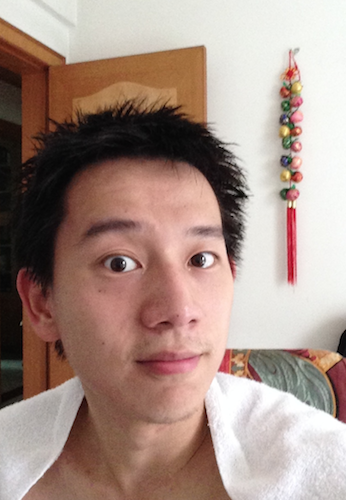
#> input picture computer/python-opencv/pics/face.png, 346 x 500 px
$ python 06_Sobel.py   (older library calls are emulated)
#> lines starting #> are read from the running program, lines starting #| are printed output that depends on the picture
# -*- coding: utf-8 -*-
import cv2
import numpy

# Sobel算子原型
# Sobel算子依然是一种过滤器，只是其是带有方向的。在OpenCV-Python中，使用Sobel的算子的函数原型如下：
# dst = cv2.Sobel(src, ddepth, dx, dy[, dst[, ksize[, scale[, delta[, borderType]]]]])

# 函数返回其处理结果。
# 前四个是必须的参数：
# 第一个参数是需要处理的图像；
# 第二个参数是图像的深度，-1表示采用的是与原图像相同的深度。目标图像的深度必须大于等于原图像的深度；
# dx和dy表示的是求导的阶数，0表示这个方向上没有求导，一般为0、1、2。
# 其后是可选的参数：

# dst不用解释了；
# ksize是Sobel算子的大小，必须为1、3、5、7。
# scale是缩放导数的比例常数，默认情况下没有伸缩系数；
# delta是一个可选的增量，将会加到最终的dst中，同样，默认情况下没有额外的值加到dst中；
# borderType是判断图像边界的模式。这个参数默认值为cv2.BORDER_DEFAULT。

# 在OpenCV-Python中，Sobel函数的使用如下：

img = cv2.imread("pics/face.png", 0)
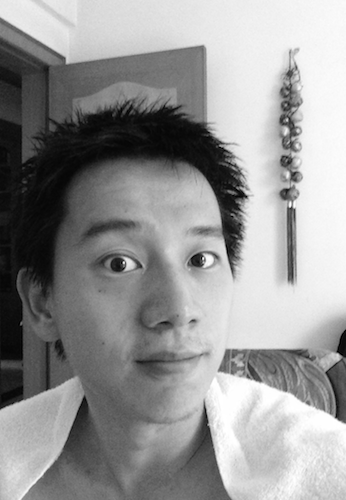
#> img: shape (500, 346); min 0, max 255, mean 149.2

x = cv2.Sobel(img,cv2.CV_16S,1,0)
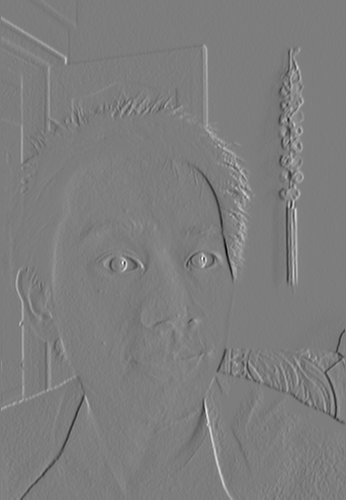
#> x: shape (500, 346) int16; min -825, max 852, mean 3.3; drawn with min black and max white
y = cv2.Sobel(img,cv2.CV_16S,0,1)
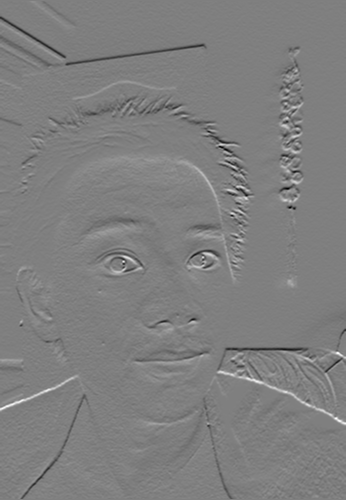
#> y: shape (500, 346) int16; min -584, max 583, mean -1.3; drawn with min black and max white

absX = cv2.convertScaleAbs(x)   # 转回uint8
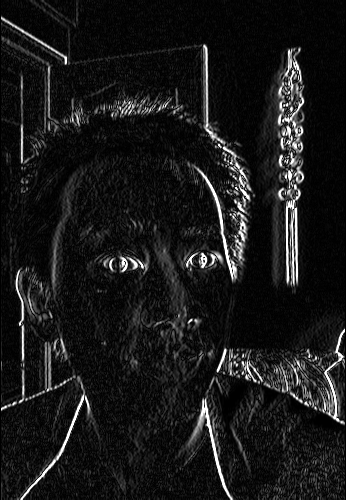
#> absX: shape (500, 346); min 0, max 255, mean 24.7
absY = cv2.convertScaleAbs(y)
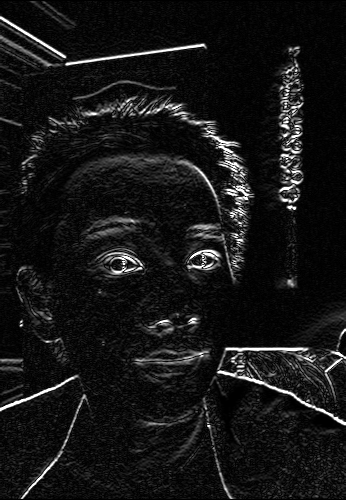
#> absY: shape (500, 346); min 0, max 255, mean 21.8

dst = cv2.addWeighted(absX,0.5,absY,0.5,0)
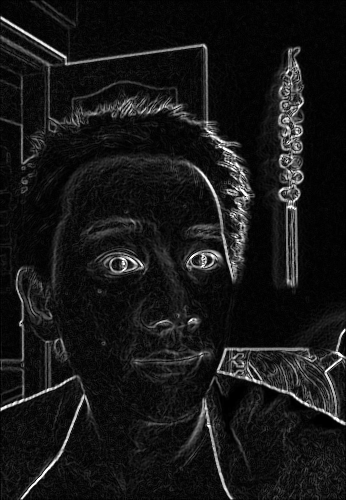
#> dst: shape (500, 346); min 0, max 255, mean 23.2

cv2.imshow("absX", absX)
cv2.imshow("absY", absY)

cv2.imshow("Result", dst)

"""
在Sobel函数的第二个参数这里使用了cv2.CV_16S。因为OpenCV文档中对Sobel算子的介绍中有这么一句：
“in the case of 8-bit input images it will result in truncated derivatives”。
即Sobel函数求完导数后会有负值，还有会大于255的值。而原图像是uint8，即8位无符号数，
所以Sobel建立的图像位数不够，会有截断。因此要使用16位有符号的数据类型，即cv2.CV_16S。

在经过处理后，别忘了用convertScaleAbs()函数将其转回原来的uint8形式。
否则将无法显示图像，而只是一副灰色的窗口。convertScaleAbs()的原型为：
dst = cv2.convertScaleAbs(src[, dst[, alpha[, beta]]])

其中可选参数alpha是伸缩系数，beta是加到结果上的一个值。结果返回uint8类型的图片。
由于Sobel算子是在两个方向计算的，最后还需要用cv2.addWeighted(...)函数将其组合起来。其函数原型为：
dst = cv2.addWeighted(src1, alpha, src2, beta, gamma[, dst[, dtype]])
其中alpha是第一幅图片中元素的权重，beta是第二个的权重，gamma是加到最后结果上的一个值。

"""
cv2.waitKey(0)
cv2.destroyAllWindows()

$ run again, with computer/python-opencv/pics/scene.png copied over computer/python-opencv/pics/face.png
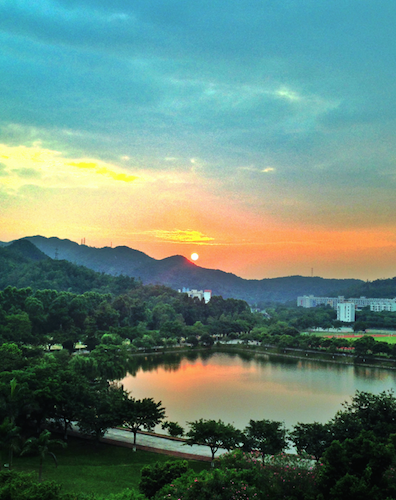
#> input picture computer/python-opencv/pics/scene.png, 396 x 500 px
#> `y = cv2.Sobel(img,cv2.CV_16S,0,1)`:
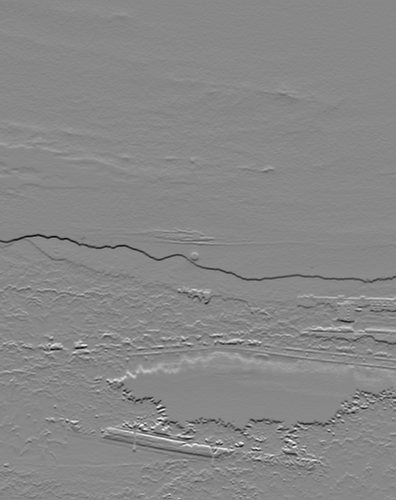
#> y: shape (500, 396) int16; min -796, max 693, mean -1.9; drawn with min black and max white
#> `dst = cv2.addWeighted(absX,0.5,absY,0.5,0)`:
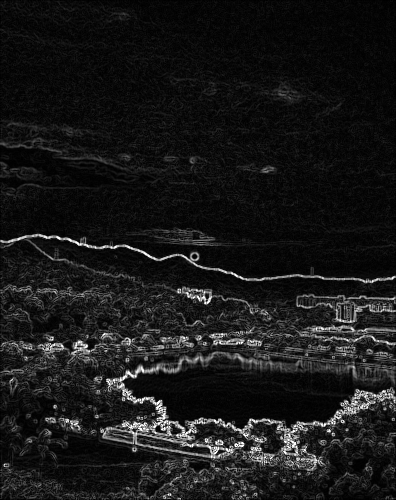
#> dst: shape (500, 396); min 0, max 255, mean 24.6
